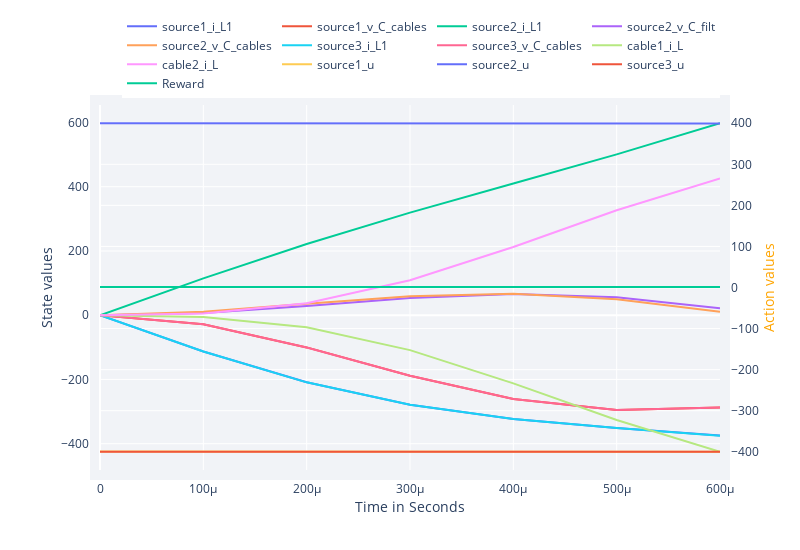

Notebook code cell kept with this figure:
### Markdown cell above
In the next part we expect some differences since external agents do not support "learning" and "non-learning" mode. This means that even though we run a `Simulate` run we expect to see action noise in the results.

### Code cell
hook = DataHook(collect_state_ids = env.state_ids,
                collect_action_ids = env.action_ids)

hook = Simulate(controllers, env, hook=hook)


RenderHookResults(hook = hook,
                    states_to_plot  = env.state_ids,
                    actions_to_plot = env.action_ids,
                    plot_reward=true)

### Figure 1 — Plotly figure (JSON) as saved in the notebook; plotly's stock layout.template omitted (floating-point values rounded to 4 significant figures)
{"data": [{"mode": "lines", "name": "source1_i_L1", "type": "scatter", "x": [0, 0.0001, 0.0002, 0.0003, 0.0004, 0.0005, 0.0006], "y": [0, -113.0, -208.7, -278.7, -323.3, -351.3, -374.8]}, {"mode": "lines", "name": "source1_v_C_cables", "type": "scatter", "x": [0, 0.0001, 0.0002, 0.0003, 0.0004, 0.0005, 0.0006], "y": [0, -28.02, -100.2, -188.3, -260.5, -294.9, -287.4]}, {"mode": "lines", "name": "source2_i_L1", "type": "scatter", "x": [0, 0.0001, 0.0002, 0.0003, 0.0004, 0.0005, 0.0006], "y": [0, 114.8, 221.8, 319.3, 410.1, 500.5, 597.5]}, {"mode": "lines", "name": "source2_v_C_filt", "type": "scatter", "x": [0, 0.0001, 0.0002, 0.0003, 0.0004, 0.0005, 0.0006], "y": [0, 6.956, 28.89, 53.61, 65.89, 55.49, 21.82]}, {"mode": "lines", "name": "source2_v_C_cables", "type": "scatter", "x": [0, 0.0001, 0.0002, 0.0003, 0.0004, 0.0005, 0.0006], "y": [0, 11.11, 35.77, 59.14, 66.4, 49.43, 10.45]}, {"mode": "lines", "name": "source3_i_L1", "type": "scatter", "x": [0, 0.0001, 0.0002, 0.0003, 0.0004, 0.0005, 0.0006], "y": [0, -113.2, -209.0, -278.8, -323.4, -351.3, -375.0]}, {"mode": "lines", "name": "source3_v_C_cables", "type": "scatter", "x": [0, 0.0001, 0.0002, 0.0003, 0.0004, 0.0005, 0.0006], "y": [0, -28.07, -100.4, -188.6, -260.7, -295.0, -287.5]}, {"mode": "lines", "name": "cable1_i_L", "type": "scatter", "x": [0, 0.0001, 0.0002, 0.0003, 0.0004, 0.0005, 0.0006], "y": [0, -5.247, -37.46, -108.7, -212.1, -326.2, -425.1]}, {"mode": "lines", "name": "cable2_i_L", "type": "scatter", "x": [0, 0.0001, 0.0002, 0.0003, 0.0004, 0.0005, 0.0006], "y": [0, 5.254, 37.51, 108.8, 212.3, 326.5, 425.3]}, {"mode": "lines", "name": "source1_u", "type": "scatter", "x": [0, 0.0001, 0.0002, 0.0003, 0.0004, 0.0005, 0.0006], "y": [-399.3, -399.5, -400, -400, -400, -399.6, -400], "yaxis": "y2"}, {"mode": "lines", "name": "source2_u", "type": "scatter", "x": [0, 0.0001, 0.0002, 0.0003, 0.0004, 0.0005, 0.0006], "y": [399.9, 400, 399.7, 399.6, 400, 400.0, 399.5], "yaxis": "y2"}, {"mode": "lines", "name": "source3_u", "type": "scatter", "x": [0, 0.0001, 0.0002, 0.0003, 0.0004, 0.0005, 0.0006], "y": [-400, -399.9, -399.9, -399.9, -400, -400, -399.9], "yaxis": "y2"}, {"mode": "lines", "name": "Reward", "type": "scatter", "x": [0, 0.0001, 0.0002, 0.0003, 0.0004, 0.0005, 0.0006], "y": [1, 1, 1, 1, 1, 1, 1], "yaxis": "y2"}], "layout": {"height": 550, "legend": {"orientation": "h", "x": 1, "xanchor": "right", "y": 1.02, "yanchor": "bottom"}, "margin": {"b": 80, "l": 100, "pad": 10, "r": 80, "t": 100}, "plot_bgcolor": "#f1f3f7", "width": 800, "xaxis": {"title": {"text": "Time in Seconds"}}, "yaxis": {"title": {"text": "State values"}}, "yaxis2": {"overlaying": "y", "side": "right", "title": "Action values", "titlefont": {"color": "orange"}}}}
